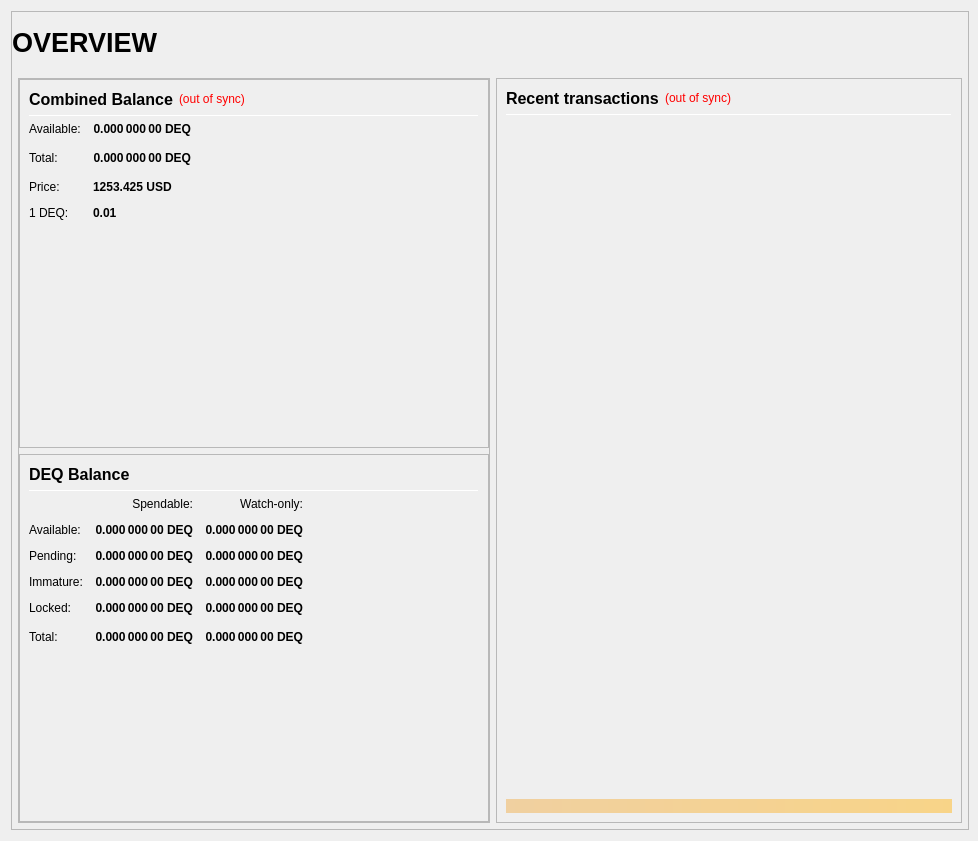
<?xml version="1.0" encoding="UTF-8"?>
<ui version="4.0">
 <class>OverviewPage</class>
 <widget class="QWidget" name="OverviewPage">
  <property name="geometry">
   <rect>
    <x>0</x>
    <y>0</y>
    <width>978</width>
    <height>841</height>
   </rect>
  </property>
  <property name="minimumSize">
   <size>
    <width>960</width>
    <height>682</height>
   </size>
  </property>
  <property name="windowTitle">
   <string>Form</string>
  </property>
  <layout class="QVBoxLayout" name="topLayout" stretch="1">
   <property name="rightMargin">
    <number>9</number>
   </property>
   <item>
    <widget class="QFrame" name="frame_BG">
     <property name="minimumSize">
      <size>
       <width>850</width>
       <height>610</height>
      </size>
     </property>
     <property name="maximumSize">
      <size>
       <width>16777215</width>
       <height>16777215</height>
      </size>
     </property>
     <property name="frameShape">
      <enum>QFrame::StyledPanel</enum>
     </property>
     <property name="frameShadow">
      <enum>QFrame::Raised</enum>
     </property>
     <layout class="QVBoxLayout" name="verticalLayout_3" stretch="1">
      <property name="leftMargin">
       <number>0</number>
      </property>
      <property name="topMargin">
       <number>0</number>
      </property>
      <property name="rightMargin">
       <number>0</number>
      </property>
      <property name="bottomMargin">
       <number>6</number>
      </property>
      <item>
       <layout class="QVBoxLayout" name="verticalLayout_Master" stretch="0,1">
        <property name="leftMargin">
         <number>0</number>
        </property>
        <property name="topMargin">
         <number>0</number>
        </property>
        <property name="rightMargin">
         <number>0</number>
        </property>
        <property name="bottomMargin">
         <number>0</number>
        </property>
        <item>
         <widget class="QFrame" name="frame_Header">
          <layout class="QVBoxLayout" name="verticalLayout_Header" stretch="0">
           <property name="leftMargin">
            <number>0</number>
           </property>
           <property name="topMargin">
            <number>0</number>
           </property>
           <property name="rightMargin">
            <number>0</number>
           </property>
           <property name="bottomMargin">
            <number>0</number>
           </property>
           <item>
            <layout class="QHBoxLayout" name="horizontalLayout_Header" stretch="1,0,1">
             <property name="spacing">
              <number>6</number>
             </property>
             <item>
              <widget class="QLabel" name="labelOverviewHeaderLeft">
               <property name="minimumSize">
                <size>
                 <width>464</width>
                 <height>60</height>
                </size>
               </property>
               <property name="maximumSize">
                <size>
                 <width>16777215</width>
                 <height>60</height>
                </size>
               </property>
               <property name="font">
                <font>
                 <pointsize>20</pointsize>
                 <weight>75</weight>
                 <bold>true</bold>
                </font>
               </property>
               <property name="text">
                <string>OVERVIEW</string>
               </property>
               <property name="alignment">
                <set>Qt::AlignLeading|Qt::AlignLeft|Qt::AlignVCenter</set>
               </property>
              </widget>
             </item>
             <item>
              <spacer name="horizontalSpacer_Header">
               <property name="orientation">
                <enum>Qt::Horizontal</enum>
               </property>
               <property name="sizeHint" stdset="0">
                <size>
                 <width>40</width>
                 <height>20</height>
                </size>
               </property>
              </spacer>
             </item>
             <item>
              <widget class="QLabel" name="labelOverviewHeaderRight">
               <property name="minimumSize">
                <size>
                 <width>464</width>
                 <height>60</height>
                </size>
               </property>
               <property name="maximumSize">
                <size>
                 <width>16777215</width>
                 <height>60</height>
                </size>
               </property>
               <property name="font">
                <font>
                 <pointsize>14</pointsize>
                </font>
               </property>
               <property name="text">
                <string/>
               </property>
               <property name="alignment">
                <set>Qt::AlignRight|Qt::AlignTrailing|Qt::AlignVCenter</set>
               </property>
              </widget>
             </item>
            </layout>
           </item>
          </layout>
         </widget>
        </item>
        <item>
         <widget class="QFrame" name="frame_Content">
          <layout class="QVBoxLayout" name="verticalLayout_Content">
           <property name="leftMargin">
            <number>6</number>
           </property>
           <property name="topMargin">
            <number>0</number>
           </property>
           <property name="rightMargin">
            <number>6</number>
           </property>
           <property name="bottomMargin">
            <number>0</number>
           </property>
           <item>
            <layout class="QHBoxLayout" name="horizontalLayout_Content" stretch="1,1">
             <property name="spacing">
              <number>6</number>
             </property>
             <item>
              <layout class="QVBoxLayout" name="verticalLayout_left" stretch="1">
               <item>
                <widget class="QFrame" name="frameObfuscation">
                 <property name="minimumSize">
                  <size>
                   <width>0</width>
                   <height>0</height>
                  </size>
                 </property>
                 <property name="frameShape">
                  <enum>QFrame::StyledPanel</enum>
                 </property>
                 <property name="frameShadow">
                  <enum>QFrame::Raised</enum>
                 </property>
                 <layout class="QVBoxLayout" name="verticalLayout" stretch="0,0,0">
                  <property name="leftMargin">
                   <number>0</number>
                  </property>
                  <property name="topMargin">
                   <number>0</number>
                  </property>
                  <property name="rightMargin">
                   <number>0</number>
                  </property>
                  <property name="bottomMargin">
                   <number>0</number>
                  </property>
                  <item>
                   <widget class="QFrame" name="frame_CombinedBalances">
                    <property name="minimumSize">
                     <size>
                      <width>470</width>
                      <height>0</height>
                     </size>
                    </property>
                    <property name="frameShape">
                     <enum>QFrame::StyledPanel</enum>
                    </property>
                    <property name="frameShadow">
                     <enum>QFrame::Raised</enum>
                    </property>
                    <layout class="QVBoxLayout" name="verticalLayout_5">
                     <item>
                      <layout class="QHBoxLayout" name="horizontalLayout_5" stretch="0,0,0">
                       <item>
                        <widget class="QLabel" name="label_5z">
                         <property name="minimumSize">
                          <size>
                           <width>0</width>
                           <height>20</height>
                          </size>
                         </property>
                         <property name="font">
                          <font>
                           <pointsize>12</pointsize>
                           <weight>75</weight>
                           <bold>true</bold>
                          </font>
                         </property>
                         <property name="toolTip">
                          <string>Combined Balance (including unconfirmed and immature coins)</string>
                         </property>
                         <property name="text">
                          <string>Combined Balance</string>
                         </property>
                        </widget>
                       </item>
                       <item>
                        <widget class="QLabel" name="labelWalletStatus">
                         <property name="cursor">
                          <cursorShape>WhatsThisCursor</cursorShape>
                         </property>
                         <property name="toolTip">
                          <string>The displayed information may be out of date. Your wallet automatically synchronizes with the Dequant network after a connection is established, but this process has not completed yet.</string>
                         </property>
                         <property name="styleSheet">
                          <string notr="true">QLabel { color: red; }</string>
                         </property>
                         <property name="text">
                          <string notr="true">(out of sync)</string>
                         </property>
                         <property name="alignment">
                          <set>Qt::AlignLeading|Qt::AlignLeft|Qt::AlignVCenter</set>
                         </property>
                        </widget>
                       </item>
                       <item>
                        <spacer name="horizontalSpacer_1">
                         <property name="orientation">
                          <enum>Qt::Horizontal</enum>
                         </property>
                         <property name="sizeHint" stdset="0">
                          <size>
                           <width>40</width>
                           <height>20</height>
                          </size>
                         </property>
                        </spacer>
                       </item>
                      </layout>
                     </item>
                     <item>
                      <widget class="Line" name="line_CombinedBalance">
                       <property name="minimumSize">
                        <size>
                         <width>0</width>
                         <height>1</height>
                        </size>
                       </property>
                       <property name="maximumSize">
                        <size>
                         <width>16777215</width>
                         <height>1</height>
                        </size>
                       </property>
                       <property name="orientation">
                        <enum>Qt::Horizontal</enum>
                       </property>
                      </widget>
                     </item>
                     <item>
                      <layout class="QGridLayout" name="gridLayout_3">
                       <property name="spacing">
                        <number>12</number>
                       </property>
                       <item row="1" column="0">
                        <widget class="QLabel" name="labelBalanceTextz">
                         <property name="text">
                          <string>Available:</string>
                         </property>
                        </widget>
                       </item>
                       <item row="1" column="1">
                        <widget class="QLabel" name="labelBalancez">
                         <property name="font">
                          <font>
                           <weight>75</weight>
                           <bold>true</bold>
                          </font>
                         </property>
                         <property name="cursor">
                          <cursorShape>IBeamCursor</cursorShape>
                         </property>
                         <property name="toolTip">
                          <string>Your current spendable balance</string>
                         </property>
                         <property name="text">
                          <string notr="true">0.000 000 00 DEQ</string>
                         </property>
                         <property name="alignment">
                          <set>Qt::AlignRight|Qt::AlignTrailing|Qt::AlignVCenter</set>
                         </property>
                         <property name="textInteractionFlags">
                          <set>Qt::LinksAccessibleByMouse|Qt::TextSelectableByKeyboard|Qt::TextSelectableByMouse</set>
                         </property>
                        </widget>
                       </item>
                       <item row="2" column="0">
                        <widget class="QLabel" name="labelTotalTextz">
                         <property name="text">
                          <string>Total:</string>
                         </property>
                        </widget>
                       </item>
                       <item row="2" column="1">
                        <widget class="QLabel" name="labelTotalz">
                         <property name="font">
                          <font>
                           <weight>75</weight>
                           <bold>true</bold>
                          </font>
                         </property>
                         <property name="cursor">
                          <cursorShape>IBeamCursor</cursorShape>
                         </property>
                         <property name="toolTip">
                          <string>Total Balance, including all unavailable coins.</string>
                         </property>
                         <property name="text">
                          <string notr="true">0.000 000 00 DEQ</string>
                         </property>
                         <property name="alignment">
                          <set>Qt::AlignRight|Qt::AlignTrailing|Qt::AlignVCenter</set>
                         </property>
                         <property name="textInteractionFlags">
                          <set>Qt::LinksAccessibleByMouse|Qt::TextSelectableByKeyboard|Qt::TextSelectableByMouse</set>
                         </property>
                        </widget>
                       </item>
                       <item row="2" column="3">
                        <spacer name="horizontalSpacer_2">
                         <property name="orientation">
                          <enum>Qt::Horizontal</enum>
                         </property>
                         <property name="sizeHint" stdset="0">
                          <size>
                           <width>40</width>
                           <height>20</height>
                          </size>
                         </property>
                        </spacer>
                       </item>
                       <item row="3" column="0">
                        <widget class="QLabel" name="labelPriceTextz">
                         <property name="text">
                          <string>Price:</string>
                         </property>
                        </widget>
                       </item>
                       <item row="3" column="1">
                        <widget class="QLabel" name="labelPricez">
                         <property name="font">
                          <font>
                           <weight>75</weight>
                           <bold>true</bold>
                          </font>
                         </property>
                         <property name="cursor">
                          <cursorShape>IBeamCursor</cursorShape>
                         </property>
                         <property name="toolTip">
                          <string>Total cost of coins</string>
                         </property>
                         <property name="text">
                          <string>1253.425 USD</string>
                         </property>
                        </widget>
                       </item>
                       <item row="4" column="0">
                        <widget class="QLabel" name="labelUSDPriceTextz">
                         <property name="text">
                          <string>1 DEQ:</string>
                         </property>
                        </widget>
                       </item>
                       <item row="4" column="1">
                        <widget class="QLabel" name="labelUSDPricez">
                         <property name="font">
                          <font>
                           <weight>75</weight>
                           <bold>true</bold>
                          </font>
                         </property>
                         <property name="cursor">
                         <cursorShape>IBeamCursor</cursorShape>
                         </property>
                         <property name="toolTip">
                          <string>Cost of 1 DEQ coin</string>
                         </property>
                         <property name="text">
                          <string>0.01</string>
                         </property>
                        </widget>
                       </item>			
                      </layout>
                     </item>
                     <item>
                      <spacer name="verticalSpacer_1">
                       <property name="orientation">
                        <enum>Qt::Vertical</enum>
                       </property>
                       <property name="sizeHint" stdset="0">
                        <size>
                         <width>20</width>
                         <height>40</height>
                        </size>
                       </property>
                      </spacer>
                     </item>
                    </layout>
                   </widget>
                  </item>
                  <item>
                   <widget class="QFrame" name="frame_Balances">
                    <property name="frameShape">
                     <enum>QFrame::StyledPanel</enum>
                    </property>
                    <property name="frameShadow">
                     <enum>QFrame::Raised</enum>
                    </property>
                    <layout class="QVBoxLayout" name="verticalLayout_4">
                     <item>
                      <layout class="QHBoxLayout" name="horizontalLayout_4">
                       <item>
                        <widget class="QLabel" name="label_5">
                         <property name="minimumSize">
                          <size>
                           <width>0</width>
                           <height>20</height>
                          </size>
                         </property>
                         <property name="font">
                          <font>
                           <pointsize>12</pointsize>
                           <weight>75</weight>
                           <bold>true</bold>
                          </font>
                         </property>
                         <property name="text">
                          <string>DEQ Balance</string>
                         </property>
                        </widget>
                       </item>
                       <item>
                        <spacer name="horizontalSpacer_3">
                         <property name="orientation">
                          <enum>Qt::Horizontal</enum>
                         </property>
                         <property name="sizeHint" stdset="0">
                          <size>
                           <width>40</width>
                           <height>20</height>
                          </size>
                         </property>
                        </spacer>
                       </item>
                      </layout>
                     </item>
                     <item>
                      <widget class="Line" name="line_Balance">
                       <property name="minimumSize">
                        <size>
                         <width>0</width>
                         <height>1</height>
                        </size>
                       </property>
                       <property name="maximumSize">
                        <size>
                         <width>16777215</width>
                         <height>1</height>
                        </size>
                       </property>
                       <property name="orientation">
                        <enum>Qt::Horizontal</enum>
                       </property>
                      </widget>
                     </item>
                     <item>
                      <layout class="QGridLayout" name="gridLayout">
                       <property name="spacing">
                        <number>12</number>
                       </property>
                       <item row="0" column="1">
                        <widget class="QLabel" name="labelSpendable">
                         <property name="text">
                          <string>Spendable:</string>
                         </property>
                         <property name="alignment">
                          <set>Qt::AlignRight|Qt::AlignTrailing|Qt::AlignVCenter</set>
                         </property>
                        </widget>
                       </item>
                       <item row="0" column="2">
                        <widget class="QLabel" name="labelWatchonly">
                         <property name="text">
                          <string>Watch-only:</string>
                         </property>
                         <property name="alignment">
                          <set>Qt::AlignRight|Qt::AlignTrailing|Qt::AlignVCenter</set>
                         </property>
                        </widget>
                       </item>
                       <item row="1" column="0">
                        <widget class="QLabel" name="labelBalanceText">
                         <property name="text">
                          <string>Available:</string>
                         </property>
                        </widget>
                       </item>
                       <item row="1" column="1">
                        <widget class="QLabel" name="labelBalance">
                         <property name="font">
                          <font>
                           <weight>75</weight>
                           <bold>true</bold>
                          </font>
                         </property>
                         <property name="cursor">
                          <cursorShape>IBeamCursor</cursorShape>
                         </property>
                         <property name="toolTip">
                          <string>Your current spendable balance</string>
                         </property>
                         <property name="text">
                          <string notr="true">0.000 000 00 DEQ</string>
                         </property>
                         <property name="alignment">
                          <set>Qt::AlignRight|Qt::AlignTrailing|Qt::AlignVCenter</set>
                         </property>
                         <property name="textInteractionFlags">
                          <set>Qt::LinksAccessibleByMouse|Qt::TextSelectableByKeyboard|Qt::TextSelectableByMouse</set>
                         </property>
                        </widget>
                       </item>
                       <item row="1" column="2">
                        <widget class="QLabel" name="labelWatchAvailable">
                         <property name="font">
                          <font>
                           <weight>75</weight>
                           <bold>true</bold>
                          </font>
                         </property>
                         <property name="cursor">
                          <cursorShape>IBeamCursor</cursorShape>
                         </property>
                         <property name="toolTip">
                          <string>Your current balance in watch-only addresses</string>
                         </property>
                         <property name="text">
                          <string notr="true">0.000 000 00 DEQ</string>
                         </property>
                         <property name="alignment">
                          <set>Qt::AlignRight|Qt::AlignTrailing|Qt::AlignVCenter</set>
                         </property>
                         <property name="textInteractionFlags">
                          <set>Qt::LinksAccessibleByMouse|Qt::TextSelectableByKeyboard|Qt::TextSelectableByMouse</set>
                         </property>
                        </widget>
                       </item>
                       <item row="2" column="0">
                        <widget class="QLabel" name="labelPendingText">
                         <property name="text">
                          <string>Pending:</string>
                         </property>
                        </widget>
                       </item>
                       <item row="2" column="1">
                        <widget class="QLabel" name="labelUnconfirmed">
                         <property name="font">
                          <font>
                           <weight>75</weight>
                           <bold>true</bold>
                          </font>
                         </property>
                         <property name="cursor">
                          <cursorShape>IBeamCursor</cursorShape>
                         </property>
                         <property name="toolTip">
                          <string>Total of transactions that have yet to be confirmed, and do not yet count toward the spendable balance</string>
                         </property>
                         <property name="text">
                          <string notr="true">0.000 000 00 DEQ</string>
                         </property>
                         <property name="alignment">
                          <set>Qt::AlignRight|Qt::AlignTrailing|Qt::AlignVCenter</set>
                         </property>
                         <property name="textInteractionFlags">
                          <set>Qt::LinksAccessibleByMouse|Qt::TextSelectableByKeyboard|Qt::TextSelectableByMouse</set>
                         </property>
                        </widget>
                       </item>
                       <item row="2" column="2">
                        <widget class="QLabel" name="labelWatchPending">
                         <property name="font">
                          <font>
                           <weight>75</weight>
                           <bold>true</bold>
                          </font>
                         </property>
                         <property name="cursor">
                          <cursorShape>IBeamCursor</cursorShape>
                         </property>
                         <property name="toolTip">
                          <string>Unconfirmed transactions to watch-only addresses</string>
                         </property>
                         <property name="text">
                          <string notr="true">0.000 000 00 DEQ</string>
                         </property>
                         <property name="alignment">
                          <set>Qt::AlignRight|Qt::AlignTrailing|Qt::AlignVCenter</set>
                         </property>
                         <property name="textInteractionFlags">
                          <set>Qt::LinksAccessibleByMouse|Qt::TextSelectableByKeyboard|Qt::TextSelectableByMouse</set>
                         </property>
                        </widget>
                       </item>
                       <item row="3" column="0">
                        <widget class="QLabel" name="labelImmatureText">
                         <property name="text">
                          <string>Immature:</string>
                         </property>
                        </widget>
                       </item>
                       <item row="3" column="1">
                        <widget class="QLabel" name="labelImmature">
                         <property name="font">
                          <font>
                           <weight>75</weight>
                           <bold>true</bold>
                          </font>
                         </property>
                         <property name="cursor">
                          <cursorShape>IBeamCursor</cursorShape>
                         </property>
                         <property name="toolTip">
                          <string>Staked or masternode rewards that has not yet matured</string>
                         </property>
                         <property name="text">
                          <string notr="true">0.000 000 00 DEQ</string>
                         </property>
                         <property name="alignment">
                          <set>Qt::AlignRight|Qt::AlignTrailing|Qt::AlignVCenter</set>
                         </property>
                         <property name="textInteractionFlags">
                          <set>Qt::LinksAccessibleByMouse|Qt::TextSelectableByKeyboard|Qt::TextSelectableByMouse</set>
                         </property>
                        </widget>
                       </item>
                       <item row="3" column="2">
                        <widget class="QLabel" name="labelWatchImmature">
                         <property name="font">
                          <font>
                           <weight>75</weight>
                           <bold>true</bold>
                          </font>
                         </property>
                         <property name="cursor">
                          <cursorShape>IBeamCursor</cursorShape>
                         </property>
                         <property name="toolTip">
                          <string>Staked or masternode rewards in watch-only addresses that has not yet matured</string>
                         </property>
                         <property name="text">
                          <string notr="true">0.000 000 00 DEQ</string>
                         </property>
                         <property name="alignment">
                          <set>Qt::AlignRight|Qt::AlignTrailing|Qt::AlignVCenter</set>
                         </property>
                         <property name="textInteractionFlags">
                          <set>Qt::LinksAccessibleByMouse|Qt::TextSelectableByKeyboard|Qt::TextSelectableByMouse</set>
                         </property>
                        </widget>
                       </item>
                       <item row="4" column="0">
                        <widget class="QLabel" name="labelLockedBalanceText">
                         <property name="toolTip">
                          <string>Locked DEQ or Masternode collaterals. These are excluded from zdeq minting.</string>
                         </property>
                         <property name="text">
                          <string>Locked:</string>
                         </property>
                        </widget>
                       </item>
                       <item row="4" column="1">
                        <widget class="QLabel" name="labelLockedBalance">
                         <property name="font">
                          <font>
                           <weight>75</weight>
                           <bold>true</bold>
                          </font>
                         </property>
                         <property name="cursor">
                          <cursorShape>IBeamCursor</cursorShape>
                         </property>
                         <property name="toolTip">
                          <string>Locked DEQ or Masternode collaterals. These are excluded from zdeq minting.</string>
                         </property>
                         <property name="text">
                          <string notr="true">0.000 000 00 DEQ</string>
                         </property>
                         <property name="alignment">
                          <set>Qt::AlignRight|Qt::AlignTrailing|Qt::AlignVCenter</set>
                         </property>
                         <property name="textInteractionFlags">
                          <set>Qt::LinksAccessibleByMouse|Qt::TextSelectableByKeyboard|Qt::TextSelectableByMouse</set>
                         </property>
                        </widget>
                       </item>
                       <item row="4" column="2">
                        <widget class="QLabel" name="labelWatchLocked">
                         <property name="font">
                          <font>
                           <weight>75</weight>
                           <bold>true</bold>
                          </font>
                         </property>
                         <property name="cursor">
                          <cursorShape>IBeamCursor</cursorShape>
                         </property>
                         <property name="toolTip">
                          <string>Current locked balance in watch-only addresses</string>
                         </property>
                         <property name="text">
                          <string notr="true">0.000 000 00 DEQ</string>
                         </property>
                         <property name="alignment">
                          <set>Qt::AlignRight|Qt::AlignTrailing|Qt::AlignVCenter</set>
                         </property>
                         <property name="textInteractionFlags">
                          <set>Qt::LinksAccessibleByMouse|Qt::TextSelectableByKeyboard|Qt::TextSelectableByMouse</set>
                         </property>
                        </widget>
                       </item>
                       <item row="5" column="0">
                        <widget class="QLabel" name="labelTotalText">
                         <property name="toolTip">
                          <string>Your current Dequant balance, unconfirmed and immature transactions included</string>
                         </property>
                         <property name="text">
                          <string>Total:</string>
                         </property>
                        </widget>
                       </item>
                       <item row="5" column="1">
                        <widget class="QLabel" name="labelTotal">
                         <property name="font">
                          <font>
                           <weight>75</weight>
                           <bold>true</bold>
                          </font>
                         </property>
                         <property name="cursor">
                          <cursorShape>IBeamCursor</cursorShape>
                         </property>
                         <property name="toolTip">
                          <string>Your current Dequant balance, unconfirmed and immature transactions included</string>
                         </property>
                         <property name="text">
                          <string notr="true">0.000 000 00 DEQ</string>
                         </property>
                         <property name="alignment">
                          <set>Qt::AlignRight|Qt::AlignTrailing|Qt::AlignVCenter</set>
                         </property>
                         <property name="textInteractionFlags">
                          <set>Qt::LinksAccessibleByMouse|Qt::TextSelectableByKeyboard|Qt::TextSelectableByMouse</set>
                         </property>
                        </widget>
                       </item>
                       <item row="5" column="2">
                        <widget class="QLabel" name="labelWatchTotal">
                         <property name="font">
                          <font>
                           <weight>75</weight>
                           <bold>true</bold>
                          </font>
                         </property>
                         <property name="cursor">
                          <cursorShape>IBeamCursor</cursorShape>
                         </property>
                         <property name="toolTip">
                          <string>Current total balance in watch-only addresses</string>
                         </property>
                         <property name="text">
                          <string notr="true">0.000 000 00 DEQ</string>
                         </property>
                         <property name="alignment">
                          <set>Qt::AlignRight|Qt::AlignTrailing|Qt::AlignVCenter</set>
                         </property>
                         <property name="textInteractionFlags">
                          <set>Qt::LinksAccessibleByMouse|Qt::TextSelectableByKeyboard|Qt::TextSelectableByMouse</set>
                         </property>
                        </widget>
                       </item>
                       <item row="5" column="3">
                        <spacer name="horizontalSpacer_9">
                         <property name="orientation">
                          <enum>Qt::Horizontal</enum>
                         </property>
                         <property name="sizeHint" stdset="0">
                          <size>
                           <width>40</width>
                           <height>20</height>
                          </size>
                         </property>
                        </spacer>
                       </item>
                      </layout>
                     </item>
                     <item>
                      <spacer name="verticalSpacer_3">
                       <property name="orientation">
                        <enum>Qt::Vertical</enum>
                       </property>
                       <property name="sizeHint" stdset="0">
                        <size>
                         <width>20</width>
                         <height>40</height>
                        </size>
                       </property>
                      </spacer>
                     </item>
                    </layout>
                   </widget>
                  </item>
                 </layout>
                </widget>
               </item>
              </layout>
             </item>
             <item>
              <layout class="QVBoxLayout" name="verticalLayout_right" stretch="1">
               <item>
                <widget class="QFrame" name="frame_RecentTransactions">
                 <property name="minimumSize">
                  <size>
                   <width>0</width>
                   <height>0</height>
                  </size>
                 </property>
                 <property name="frameShape">
                  <enum>QFrame::StyledPanel</enum>
                 </property>
                 <property name="frameShadow">
                  <enum>QFrame::Raised</enum>
                 </property>
                 <layout class="QVBoxLayout" name="verticalLayout_1" stretch="0,0,0,0,0">
                  <item>
                   <layout class="QHBoxLayout" name="horizontalLayout_2">
                    <item>
                     <widget class="QLabel" name="label_4">
                      <property name="minimumSize">
                       <size>
                        <width>0</width>
                        <height>20</height>
                       </size>
                      </property>
                      <property name="font">
                       <font>
                        <pointsize>12</pointsize>
                        <weight>75</weight>
                        <bold>true</bold>
                       </font>
                      </property>
                      <property name="text">
                       <string>Recent transactions</string>
                      </property>
                     </widget>
                    </item>
                    <item>
                     <widget class="QLabel" name="labelTransactionsStatus">
                      <property name="cursor">
                       <cursorShape>WhatsThisCursor</cursorShape>
                      </property>
                      <property name="toolTip">
                       <string>The displayed information may be out of date. Your wallet automatically synchronizes with the Dequant network after a connection is established, but this process has not completed yet.</string>
                      </property>
                      <property name="styleSheet">
                       <string notr="true">QLabel { color: red; }</string>
                      </property>
                      <property name="text">
                       <string notr="true">(out of sync)</string>
                      </property>
                      <property name="alignment">
                       <set>Qt::AlignRight|Qt::AlignTrailing|Qt::AlignVCenter</set>
                      </property>
                     </widget>
                    </item>
                    <item>
                     <spacer name="horizontalSpacer">
                      <property name="orientation">
                       <enum>Qt::Horizontal</enum>
                      </property>
                      <property name="sizeHint" stdset="0">
                       <size>
                        <width>40</width>
                        <height>20</height>
                       </size>
                      </property>
                     </spacer>
                    </item>
                   </layout>
                  </item>
                  <item>
                   <widget class="Line" name="line">
                    <property name="minimumSize">
                     <size>
                      <width>0</width>
                      <height>1</height>
                     </size>
                    </property>
                    <property name="maximumSize">
                     <size>
                      <width>16777215</width>
                      <height>1</height>
                     </size>
                    </property>
                    <property name="orientation">
                     <enum>Qt::Horizontal</enum>
                    </property>
                   </widget>
                  </item>
                  <item>
                   <widget class="QListView" name="listTransactions">
                    <property name="minimumSize">
                     <size>
                      <width>0</width>
                      <height>0</height>
                     </size>
                    </property>
                    <property name="styleSheet">
                     <string notr="true">QListView { background: transparent; }</string>
                    </property>
                    <property name="frameShape">
                     <enum>QFrame::NoFrame</enum>
                    </property>
                    <property name="verticalScrollBarPolicy">
                     <enum>Qt::ScrollBarAlwaysOff</enum>
                    </property>
                    <property name="horizontalScrollBarPolicy">
                     <enum>Qt::ScrollBarAlwaysOff</enum>
                    </property>
                    <property name="selectionMode">
                     <enum>QAbstractItemView::NoSelection</enum>
                    </property>
                   </widget>
                  </item>
                  <item>
                   <spacer name="verticalSpacer_2">
                    <property name="orientation">
                     <enum>Qt::Vertical</enum>
                    </property>
                    <property name="sizeType">
                     <enum>QSizePolicy::Expanding</enum>
                    </property>
                    <property name="sizeHint" stdset="0">
                     <size>
                      <width>20</width>
                      <height>40</height>
                     </size>
                    </property>
                   </spacer>
                  </item>
                  <item>
                   <widget class="QLabel" name="labelAlerts">
                    <property name="maximumSize">
                     <size>
                      <width>16777215</width>
                      <height>16777215</height>
                     </size>
                    </property>
                    <property name="styleSheet">
                     <string notr="true">background-color: qlineargradient(x1: 0, y1: 0, x2: 1, y2: 0, stop:0 #F0D0A0, stop:1 #F8D488); color:#000000;</string>
                    </property>
                    <property name="text">
                     <string/>
                    </property>
                    <property name="wordWrap">
                     <bool>true</bool>
                    </property>
                    <property name="margin">
                     <number>3</number>
                    </property>
                   </widget>
                  </item>
                 </layout>
                </widget>
               </item>
              </layout>
             </item>
            </layout>
           </item>
          </layout>
         </widget>
        </item>
       </layout>
      </item>
     </layout>
    </widget>
   </item>
  </layout>
 </widget>
 <resources/>
 <connections/>
</ui>
